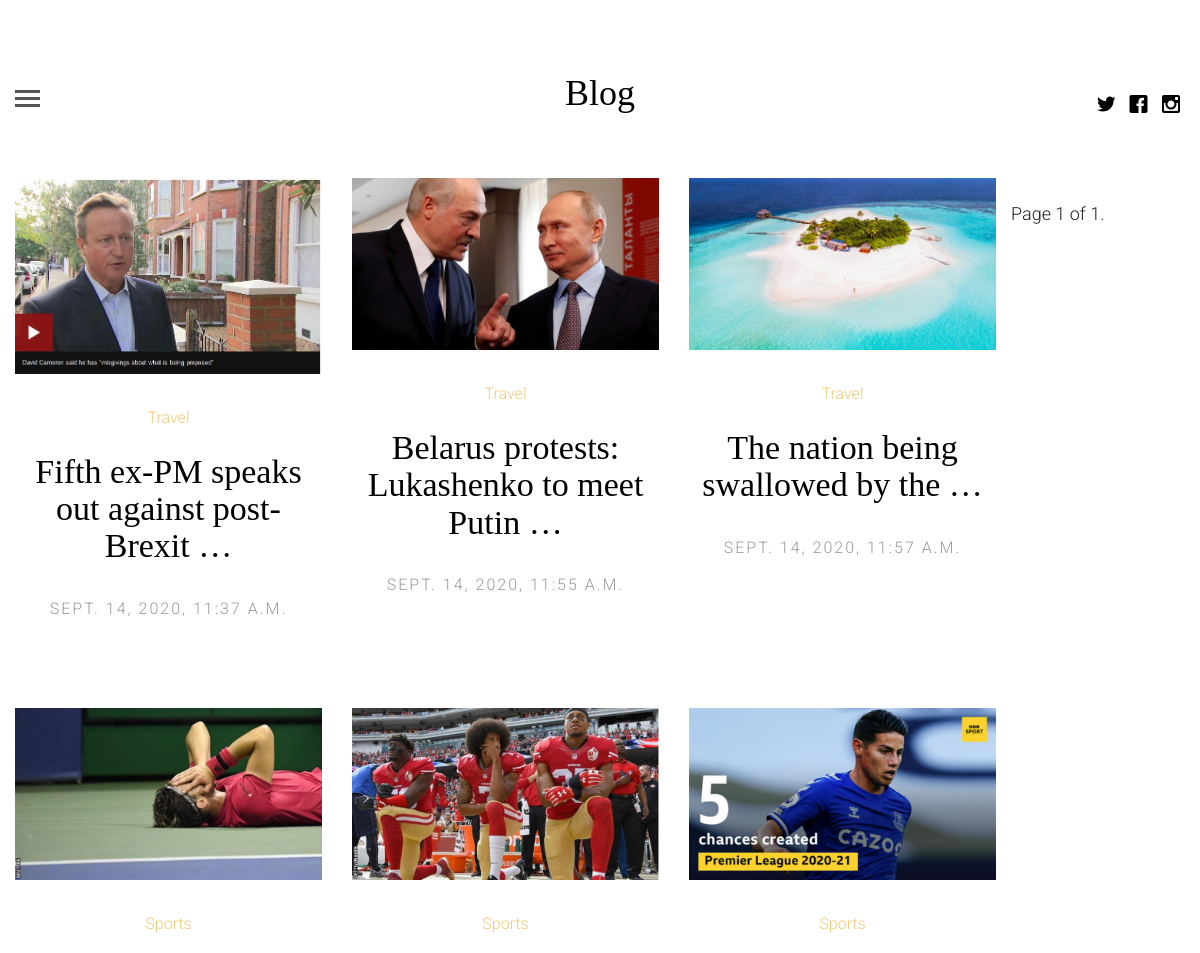
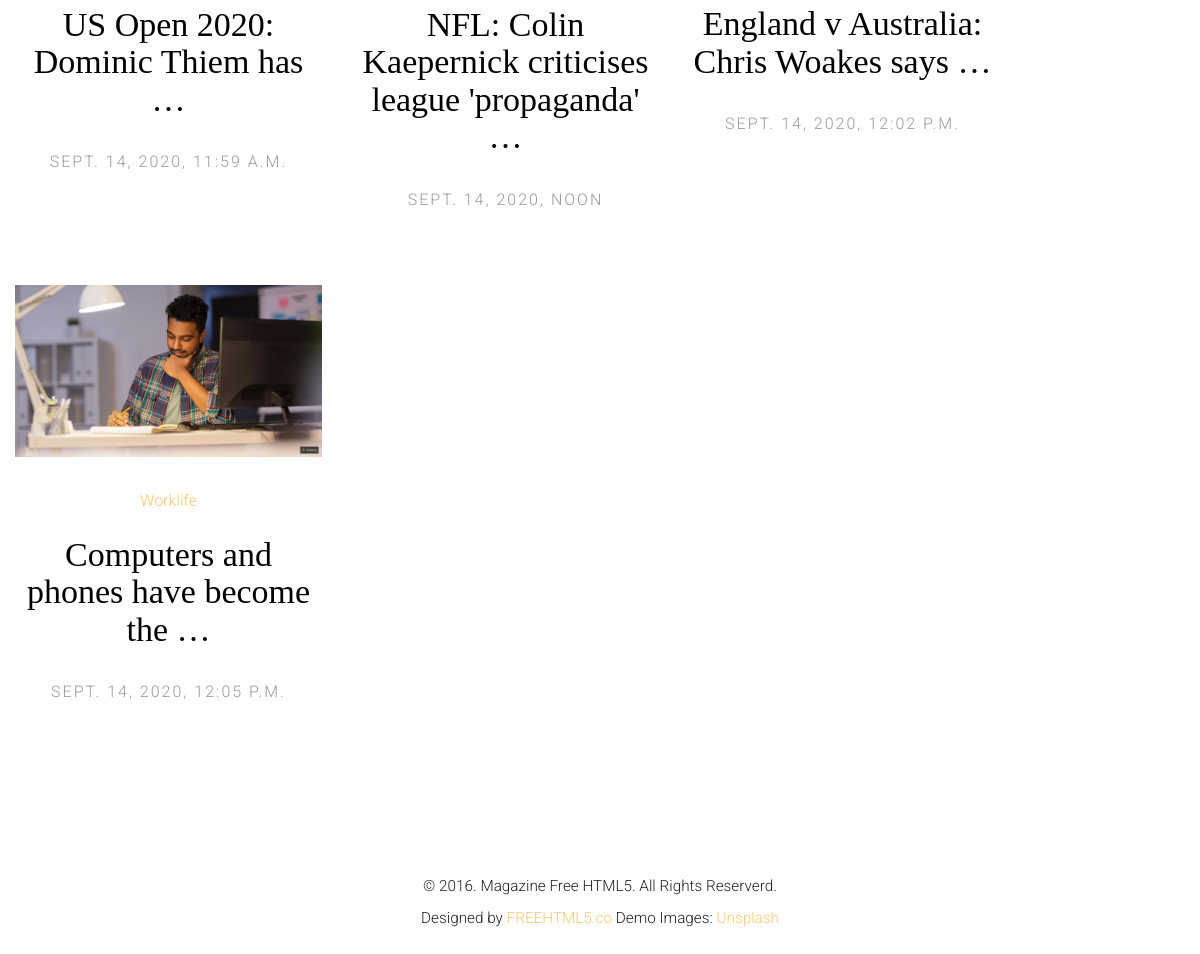
The page / on the database its author committed (2 pictures, top to bottom).
### blogapp/models.py (models this page shows, shortened)
class article(models.Model):
    article_author = models.ForeignKey(author, on_delete=models.CASCADE)
    title = models.CharField(max_length=200)
    body = RichTextField()
    image = models.FileField()
    posted_on = models.DateTimeField(auto_now=False, auto_now_add=True)
    updated_on = models.DateTimeField(auto_now=True, auto_now_add=False)
    category = models.ForeignKey(category, on_delete=models.CASCADE)
    def get_single_url(self):
        return reverse('blog:single_post', kwargs={"id": self.id})
    def get_author_url(self):
        return reverse('blog:author', kwargs={"name": self.article_author.name.username})

class category(models.Model):
    name = models.CharField(max_length=100)

### blogapp/views.py (the view)
# urls.py: path('', views.index.as_view(), name="index"),
class index(View):
    template_name = "index.html"
    def get(self, request):
        post = article.objects.all()
        search = request.GET.get('q')
        if search:
            post = post.filter(
                Q(title__icontains=search) |
                Q(body__icontains=search)
            )
        paginator = Paginator(post, 8)  # Show 25 contacts per page
        page = request.GET.get('page')
        total_article = paginator.get_page(page)
        context = {
            "post": total_article
        }
        return render(request,self.template_name, context)

### templates/index.html (shortened to what this page needs)
{% extends 'base.html' %}
{% load static %}
{% block content %}
    <div class="allpost">
    {% for p in post %}
        <article class="col-lg-3 col-md-3 col-sm-3 col-xs-6 col-xxs-12 animate-box">
            <figure>
                <a href="{{ p.get_single_url }}"><img src="{{ p.image.url }}" alt="Image" class="img-responsive"></a>
            </figure>
            <span class="fh5co-meta"><a href="{% url 'blog:topic' name=p.category.name %}">{{ p.category.name }}</a></span>
            <h2 class="fh5co-article-title"><a href="{{ p.get_single_url }}">{{ p.title|truncatewords:6 }}</a></h2>
            <span class="fh5co-meta fh5co-date">{{ p.posted_on }}</span>
        </article>
    {% endfor %}
    </div>
    <div class="pagination">
    <span class="step-links">
        <span class="current">
            Page {{ post.number }} of {{ post.paginator.num_pages }}.
        </span>
    </span>
</div>
{% endblock %}

### templates/base.html (shortened to what this page needs)
<!DOCTYPE html>
 <html class="no-js">
	<head>
        {% load static %}
	<link rel="stylesheet" href="{% static 'css/animate.css' %}">
	<link rel="stylesheet" href="{% static 'css/icomoon.css' %}">
	<link rel="stylesheet" href="{% static 'css/bootstrap.css' %}">
	<link rel="stylesheet" href="{% static 'css/style.css' %}">
	</head>
	<body>
	<header id="fh5co-header">
		<div class="container-fluid">
			<div class="row">
				<a href="#" class="js-fh5co-nav-toggle fh5co-nav-toggle"><i></i></a>
				<ul class="fh5co-social">
					<li><a href="#"><i class="icon-twitter"></i></a></li>
					<li><a href="#"><i class="icon-facebook"></i></a></li>
					<li><a href="#"><i class="icon-instagram"></i></a></li>
				</ul>
				<div class="col-lg-12 col-md-12 text-center">
					<h1 id="fh5co-logo"><a href="{% url 'blog:index' %}">Blog</a></h1>
				</div>
			</div>
		</div>
	</header>
    <div class="container-fluid">
		<div class="row fh5co-post-entry">
    {% block content %}
    {% endblock %}
        </div>
    </div>
	<footer id="fh5co-footer">
		<p><small>&copy; 2016. Magazine Free HTML5. All Rights Reserverd. <br> Designed by <a href="http://freehtml5.co" target="_blank">FREEHTML5.co</a>  Demo Images: <a href="http://unsplash.com/" target="_blank">Unsplash</a></small></p>
	</footer>
	</body>
</html>

### blogapp/static/css/icomoon.css (style rules this page uses)
[class^="icon-"], [class*=" icon-"] { font-family: 'icomoon' !important; speak: none; font-style: normal; font-weight: normal; font-variant: normal; text-transform: none; line-height: 1; -webkit-font-smoothing: antialiased; -moz-osx-font-smoothing: grayscale; }
.icon-facebook:before { content: "\ea67"; }
.icon-instagram:before { content: "\ea6f"; }
.icon-twitter:before { content: "\ea7c"; }

### blogapp/static/css/style.css (style rules this page uses)
html { background: #fff; }
body { font-family: "Roboto", arial, sans-serif; font-size: 18px; font-weight: 300; line-height: 1.8; color: #222; background: #fff; }
a { color: #f7c873; -webkit-transition: 0.5s; -o-transition: 0.5s; transition: 0.5s; }
h1, h2, h3, h4, h5, h6 { font-family: "Playfair Display", times, serif; color: #000; }
p { margin-bottom: 30px; }
#fh5co-header { padding: 3em 3em; float: left; width: 100%; }
@media screen and (max-width: 1200px) { #fh5co-header { padding-left: 15px; padding-right: 15px; } }
#fh5co-header .fh5co-nav-toggle { position: absolute; top: 4.2em; left: 3em; z-index: 99; }
@media screen and (max-width: 1200px) { #fh5co-header .fh5co-nav-toggle { top: 4em; left: 15px; } }
#fh5co-header .fh5co-social { position: absolute !important; right: 3em !important; top: 3.2em; z-index: 99; -webkit-transition: 0.5s; -o-transition: 0.5s; transition: 0.5s; }
@media screen and (max-width: 1200px) { #fh5co-header .fh5co-social { right: 15px !important; top: 3.2em; } }
#fh5co-header #fh5co-logo { text-align: center; }
#fh5co-header #fh5co-logo a { color: #000; }
.fh5co-post-entry article { text-align: center; float: left; margin-bottom: 110px; padding-left: 3em; padding-right: 3em; }
@media screen and (max-width: 1200px) { .fh5co-post-entry article { margin-bottom: 80px; padding-left: 15px; padding-right: 15px; } }
.fh5co-post-entry article a img { opacity: 1; -webkit-transition: 0.5s; -o-transition: 0.5s; transition: 0.5s; }
.fh5co-post-entry article figure { margin-bottom: 30px; }
.fh5co-post-entry article h2 { font-family: "Playfair Display", times, serif; font-size: 34px; color: #000; margin-bottom: 30px; }
.fh5co-post-entry article h2 a { color: #000; }
.fh5co-post-entry article .fh5co-meta { font-size: 16px; font-family: "Roboto", arial, sans-serif; color: #999999; margin-bottom: 20px; display: block; }
.fh5co-post-entry article .fh5co-meta.fh5co-date { text-transform: uppercase; letter-spacing: 2px; }
.fh5co-social { padding: 0; margin: 30px 0 0 0; position: relative; }
.fh5co-social li { padding: 0; margin: 0; list-style: none; display: inline; }
.fh5co-social li a { font-size: 20px; padding: 4px; color: #000; }
#fh5co-footer { padding: 3em 0; text-align: center; }
.js .to-animate, .js .to-animate-2, .js .animate-box { opacity: 0; }
.fh5co-nav-toggle { width: 25px; height: 25px; cursor: pointer; text-decoration: none; }
.fh5co-nav-toggle i { position: relative; display: -moz-inline-stack; display: inline-block; zoom: 1; *display: inline; width: 25px; height: 3px; color: #535659; font: bold 14px/.4 Helvetica; text-transform: uppercase; text-indent: -55px; background: #535659; transition: all .2s ease-out; }
.fh5co-nav-toggle i::before, .fh5co-nav-toggle i::after { content: ''; width: 25px; height: 3px; background: #535659; position: absolute; left: 0; -webkit-transition: 0.2s; -o-transition: 0.2s; transition: 0.2s; }
.fh5co-nav-toggle i::before { top: -7px; }
.fh5co-nav-toggle i::after { bottom: -7px; }
.fh5co-nav-toggle { position: absolute; top: 18px; left: 0; z-index: 21; padding: 6px 0 0 0; display: block; margin: 0 auto; display: block; height: 44px; width: 25px; border-bottom: none !important; }

### templates/index.html (style rules this page uses)
.col-lg-3.col-md-3.col-sm-3.col-xs-6.col-xxs-12.animate-box.fadeInUp.animated { width: 337px; height: 450px; }

### rows shown on the page
article: image (picture), category.name "Travel", title "Fifth ex-PM speaks out against post-Brexit …", posted_on "SEPT. 14, 2020, 11:37 A.M."
article: image (picture), category.name "Travel", title "Belarus protests: Lukashenko to meet Putin …", posted_on "SEPT. 14, 2020, 11:55 A.M."
article: image (picture), category.name "Travel", title "The nation being swallowed by the …", posted_on "SEPT. 14, 2020, 11:57 A.M."
article: image (picture), category.name "Sports", title "US Open 2020: Dominic Thiem has …", posted_on "SEPT. 14, 2020, 11:59 A.M."
article: image (picture), category.name "Sports", title "NFL: Colin Kaepernick criticises league 'propaganda' …", posted_on "SEPT. 14, 2020, NOON"
article: image (picture), category.name "Sports", title "England v Australia: Chris Woakes says …", posted_on "SEPT. 14, 2020, 12:02 P.M."
article: image (picture), category.name "Worklife", title "Computers and phones have become the …", posted_on "SEPT. 14, 2020, 12:05 P.M."

### other values the page prints
{{ post.number }} "1"
{{ post.paginator.num_pages }} "1"
